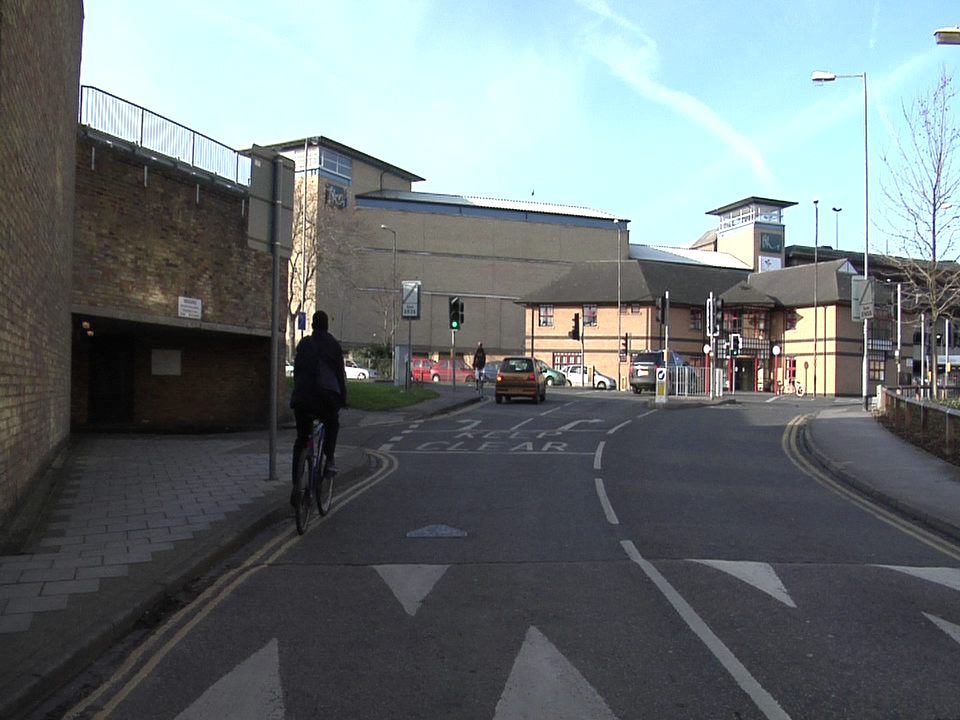
#> input picture Percepcion computacional/Actividad 2 - Equipo/Imagenes/Ejemplo_3.png, 960 x 720 px
$ jupyter execute Segmentacion.ipynb   (older library calls are emulated)
#> lines starting #> are read from the running program, lines starting #| are printed output that depends on the picture; after the words box and inside, x2 and y2 are one past the last pixel; in counts of white or black regions, pixels touching at a corner belong together
Integrantes:
Tinoco Guerrero Gerardo,
Tejada Nava Julio Alejandro,
Pino Rosas Octavio

# Introducción
La segmentación de imágenes es un pilar fundamental en el campo de la Visión por Computadora, cuyo objetivo es particionar una imagen digital en múltiples segmentos (conjuntos de píxeles), simplificando la representación de la imagen y haciéndola más fácil de analizar. Cada segmento resultante, o región, corresponde a un objeto o parte de él, facilitando tareas cruciales como el reconocimiento de objetos, la localización en robótica y la conducción autónoma.

Este notebook implementa y ejecuta los siguientes algoritmos de segmentación de imágenes.
- Watershed
- Gradient Vector Flow (GVF)
- Agregación Multiescala (k-means multi-escala)
- Graph-cuts (GrabCut)

# Librerias e Imagenes

[cell 1]
import cv2; import numpy as np; import matplotlib.pyplot as plt; from pathlib import Path
img_path     = 'Imagenes/Ejemplo_3.png'
img_l_path   = 'Imagenes/Ejemplo_3_L.png'

## Carga y preprocesamiento

[cell 2]
# Carga y preprocesado
img           = cv2.imread(str(img_path))                                                                       # Carga la imagen desde disco
#> img is the input picture: shape (720, 960, 3); mean B, G, R 118.4, 116.4, 108
img_label     = cv2.imread(str(img_l_path))                                                                     # Carga la imagen de etiquetas
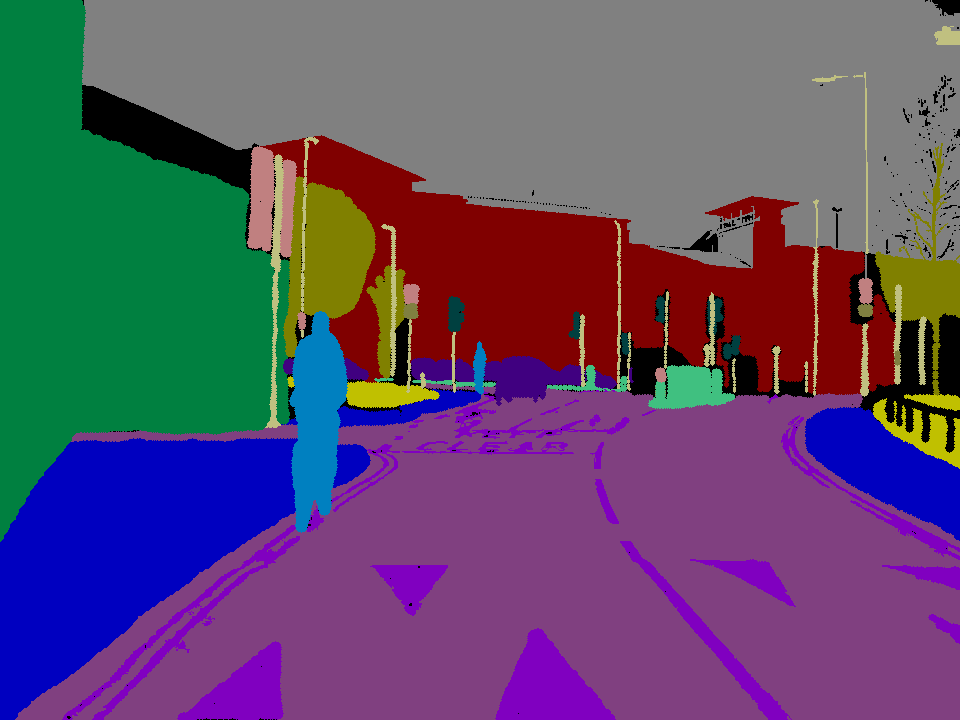
#> input picture Percepcion computacional/Actividad 2 - Equipo/Imagenes/Ejemplo_3_L.png, 960 x 720 px
#> img_label is the input picture: shape (720, 960, 3); mean B, G, R 107.2, 76.2, 94.3
gris          = cv2.cvtColor(img, cv2.COLOR_BGR2GRAY)                                                           # Convierte a escala de grises
clahe         = cv2.createCLAHE(clipLimit=2.0, tileGridSize=(8,8))                                              # Ecualización adaptativa por bloques
gris_eq       = clahe.apply(gris)                                                                               # Gris ecualizado para mejorar contraste en zonas inferiores
desenfoque    = cv2.GaussianBlur(gris_eq, (5, 5), 0)                                                            # Suavizado gaussiano sobre gris ecualizado
img_bilateral = cv2.bilateralFilter(img, d=7, sigmaColor=25, sigmaSpace=7)                                      # Suaviza preservando bordes
_, th_otsu    = cv2.threshold(desenfoque, 0, 255, cv2.THRESH_BINARY + cv2.THRESH_OTSU)                          # Umbralización automática de Otsu
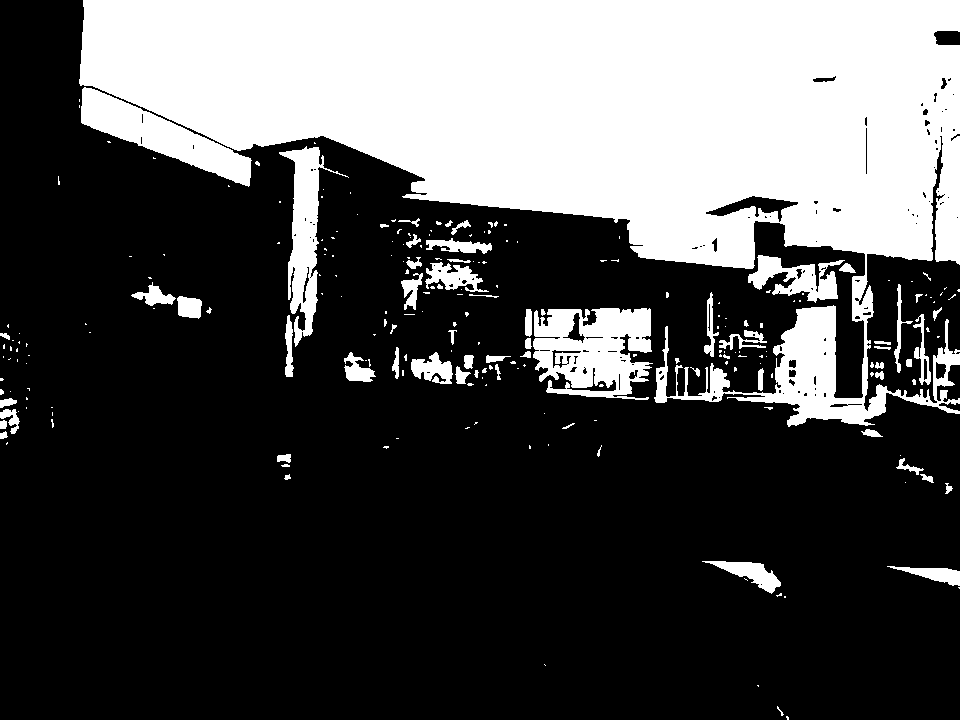
#> th_otsu: shape (720, 960); 31.1% white; 237 white regions (169 under 20 px), largest, box (x1, y1, x2, y2) and area: (79, 0, 960, 427) 182586, (533, 308, 653, 400) 7816, (81, 87, 252, 187) 5885
_, th_tri     = cv2.threshold(desenfoque, 0, 255, cv2.THRESH_BINARY + cv2.THRESH_TRIANGLE)                      # Umbralización automática por Triángulo
#> th_tri: shape (720, 960); 56% white; 408 black regions (272 under 20 px), largest, box (x1, y1, x2, y2) and area: (0, 310, 960, 720) 207927, (0, 119, 283, 597) 56375, (620, 259, 755, 367) 4917
umbral        = cv2.bitwise_or(th_otsu, th_tri)                                                                 # Combina ambos umbrales en una máscara
# Vista de preprocesado.
plt.figure(figsize=(10, 4))
plt.subplot(2, 3, 1); plt.imshow(cv2.cvtColor(img, cv2.COLOR_BGR2RGB));         plt.title(f'Imagen seleccionada');  plt.axis('off')
plt.subplot(2, 3, 2); plt.imshow(gris, cmap='gray');                            plt.title('Gris');                  plt.axis('off')
plt.subplot(2, 3, 3); plt.imshow(gris_eq, cmap='gray');                         plt.title('Gris (CLAHE)');          plt.axis('off')
plt.subplot(2, 3, 4); plt.imshow(cv2.cvtColor(img_label, cv2.COLOR_BGR2RGB));   plt.title('Imagen etiquetada');     plt.axis('off')
plt.subplot(2, 3, 5); plt.imshow(desenfoque, cmap='gray');                      plt.title('Desenfoque (Gauss)');    plt.axis('off')
plt.subplot(2, 3, 6); plt.imshow(umbral, cmap='gray');                          plt.title('Umbralización');         plt.axis('off')
plt.show()

## Watershed

[cell 3]
# Morfología: apertura + cierre suaves
kernel  = np.ones((3,3), np.uint8)                                                                              # Kernel morfológico 3x3 de tipo uint8
opening = cv2.morphologyEx(umbral, cv2.MORPH_OPEN, kernel, iterations=1)                                        # Apertura para eliminar ruido pequeño
#> opening: shape (720, 960); 55.5% white; 322 black regions (214 under 20 px), largest, box (x1, y1, x2, y2) and area: (0, 310, 960, 720) 209801, (0, 119, 294, 597) 57763, (511, 259, 814, 392) 10110
opening = cv2.morphologyEx(opening, cv2.MORPH_CLOSE, kernel, iterations=1)                                      # Cierre para rellenar huecos pequeños
#> opening: shape (720, 960); 56.1% white; 188 black regions (72 under 20 px), largest, box (x1, y1, x2, y2) and area: (0, 311, 960, 720) 206314, (0, 124, 281, 590) 56692, (621, 260, 747, 346) 4569
morph_grad = cv2.morphologyEx(umbral, cv2.MORPH_GRADIENT, kernel)                                               # Gradiente morfológico sobre la máscara
#> morph_grad: shape (720, 960); 9.5% white in thin lines or dots
# Fondo seguro y primer plano por DT (más inclusivo)
sure_bg    = cv2.dilate(opening, kernel, iterations=2)                                                          # Dilata para obtener fondo seguro (sure background)
#> sure_bg: shape (720, 960); 62.8% white; 137 black regions (68 under 20 px), largest, box (x1, y1, x2, y2) and area: (0, 313, 960, 720) 187359, (0, 313, 272, 571) 32610, (73, 126, 250, 311) 14354
dist       = cv2.distanceTransform(opening, cv2.DIST_L2, 3)                                                     # Transformada de distancia euclidiana
# Umbral adaptativo del DT por percentil para robustez en regiones débiles
dt_vals    = dist[opening > 0]
th_dt      = float(np.percentile(dt_vals, 40)) if dt_vals.size > 0 else 0.3*float(dist.max())                   # Percentil 40 como compromiso
#> th_dt = 11.91
sure_fg    = (dist >= th_dt).astype(np.uint8)*255                                                               # Primer plano seguro binario
#> sure_fg: shape (720, 960); 33.7% white; 24 white regions (9 under 20 px), largest, box (x1, y1, x2, y2) and area: (0, 0, 960, 474) 180410, (288, 157, 646, 393) 28216, (748, 317, 960, 514) 9570
# Refuerzo con máximos regionales
dt_dil       = cv2.dilate(dist, np.ones((3,3), np.uint8), iterations=1)                                         # Dilata DT para detectar máximos locales
regional_max = (dist >= dt_dil).astype(np.uint8)*255                                                            # Marca máximos regionales como 255
#> regional_max: shape (720, 960); 41.1% white; 2088 white regions (1984 under 20 px), largest, box (x1, y1, x2, y2) and area: (0, 312, 960, 720) 195601, (0, 125, 280, 589) 52496, (622, 261, 746, 345) 3903
regional_max = cv2.morphologyEx(regional_max, cv2.MORPH_OPEN, kernel, iterations=1)                             # Limpia máximos con apertura
#> regional_max: shape (720, 960); 40% white; 117 white regions (26 under 20 px), largest, box (x1, y1, x2, y2) and area: (0, 312, 960, 720) 194957, (0, 312, 273, 574) 33912, (72, 125, 251, 324) 16104
sure_fg      = cv2.bitwise_or(sure_fg, regional_max)                                                            # Refuerza primer plano con máximos
#> sure_fg: shape (720, 960); 73.7% white; 58 black regions, largest, box (x1, y1, x2, y2) and area: (0, 0, 960, 632) 147584, (62, 524, 301, 720) 6151, (619, 539, 792, 720) 4112
# Gradiente de Sobel como base para umbrales de Canny
sobel_x   = cv2.Sobel(desenfoque, cv2.CV_64F, 1, 0, ksize=3)                                                    # Calcula gradiente en x con Sobel
sobel_y   = cv2.Sobel(desenfoque, cv2.CV_64F, 0, 1, ksize=3)                                                    # Calcula gradiente en y con Sobel
grad_mag  = np.sqrt(sobel_x**2 + sobel_y**2)                                                                    # Magnitud del gradiente
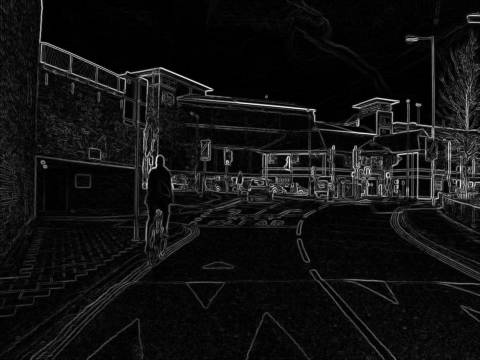
#> grad_mag: shape (720, 960) float64 (shown at 1/2 size); min 0, max 600.7, mean 41.3; drawn with min black and max white
grad_mag  = (grad_mag/(grad_mag.max() + 1e-8)*255).astype(np.uint8)                                             # Normaliza a [0,255]
# Umbrales de Canny por percentiles del gradiente
low_th              = int(np.percentile(grad_mag, 30))                                                          # Umbral bajo: 30% del gradiente
#> low_th = 4
high_th             = int(np.percentile(grad_mag, 70))                                                          # Umbral alto: 70% del gradiente
#> high_th = 14
high_th             = max(high_th, low_th + 1)                                                                  # Garantiza high > low
bordes              = cv2.Canny(desenfoque, low_th, high_th)                                                    # Bordes con Canny adaptativo
#> bordes: shape (720, 960); 25% white in thin lines or dots
unknown             = cv2.subtract(sure_bg, sure_fg)                                                            # Región desconocida = fondo seguro - primer plano
ref_mask            = cv2.bitwise_or(((morph_grad>0).astype(np.uint8)*255), bordes)                             # Refuerzo por gradiente morfológico + bordes
#> ref_mask: shape (720, 960); 30.8% white in thin lines or dots
unknown[ref_mask>0] = 255                                                                                       # Refuerza unknown en píxeles de borde y gradiente
#> unknown: shape (720, 960); 44.6% white; 4745 white regions (3842 under 20 px), largest, box (x1, y1, x2, y2) and area: (0, 0, 960, 720) 197974, (345, 530, 960, 720) 15283, (435, 593, 634, 720) 4440
# Marcadores y watershed
_, markers              = cv2.connectedComponents(sure_fg)                                                      # Etiqueta componentes conectados del primer plano
#> markers: shape (720, 960) int32; 142 distinct labels, from 0 to 141
markers                 = markers + 1                                                                           # Incrementa etiquetas para reservar 0
#> markers: shape (720, 960) int32; 142 distinct labels, from 1 to 142
markers[unknown == 255] = 0                                                                                     # Asigna 0 a regiones desconocidas
# Mapa de elevación: magnitud del gradiente (Sobel) en BGR para watershed
elev_bgr   = cv2.cvtColor(grad_mag, cv2.COLOR_GRAY2BGR)                                                         # Convierte gradiente a BGR para watershed
markers_ws = cv2.watershed(elev_bgr, markers)                                                                   # Aplica watershed con mapa de elevación
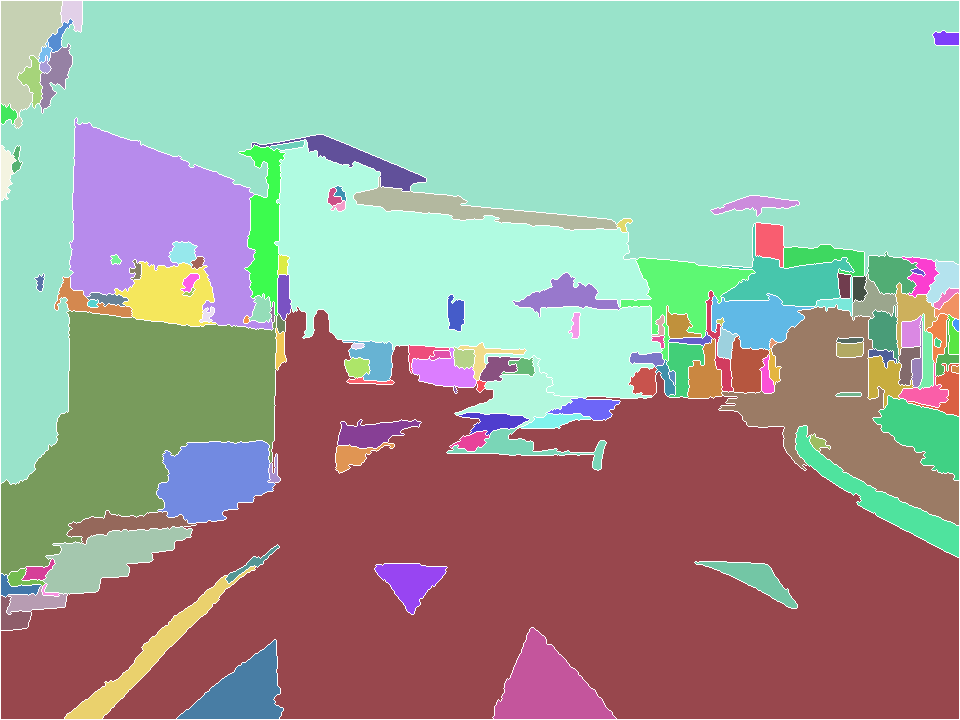
#> markers_ws: shape (720, 960) int32; 140 distinct labels, from -1 to 142; one colour per label, 0 black, -1 white
# Colorear etiquetas
h, w            = gris.shape                                                                                    # Altura y ancho de la imagen
labels          = markers_ws                                                                                    # Aliasing de etiquetas
resultado_color = np.zeros((h, w, 3), dtype=np.uint8)                                                           # Imagen de resultado en color
uniq            = np.unique(labels)                                                                             # Etiquetas únicas del resultado watershed
#> uniq = 140 values from -1 to 142
uniq            = uniq[uniq >= 2]                                                                               # Filtra etiquetas válidas (>=2)
#> uniq = 139 values from 2 to 142
colors          = np.random.RandomState(7).randint(0,255,(len(uniq)+2,3),dtype=np.uint8)                        # Paleta aleatoria para etiquetas
#> colors = 141 rows, first 8: [175, 240, 136], [19, 196, 228], [50, 58, 25], [194, 168, 199], [246, 41, 168], [81, 67, 150], [59, 112, 211], [208, 108, 250]
# Borde watershed en rojo
resultado_color[labels == -1] = (0, 0, 255)                                                                     # Marca bordes watershed en rojo
# Colorear etiquetas válidas de forma vectorizada
mask_valid                    = labels >= 2                                                                     # Máscara para etiquetas válidas
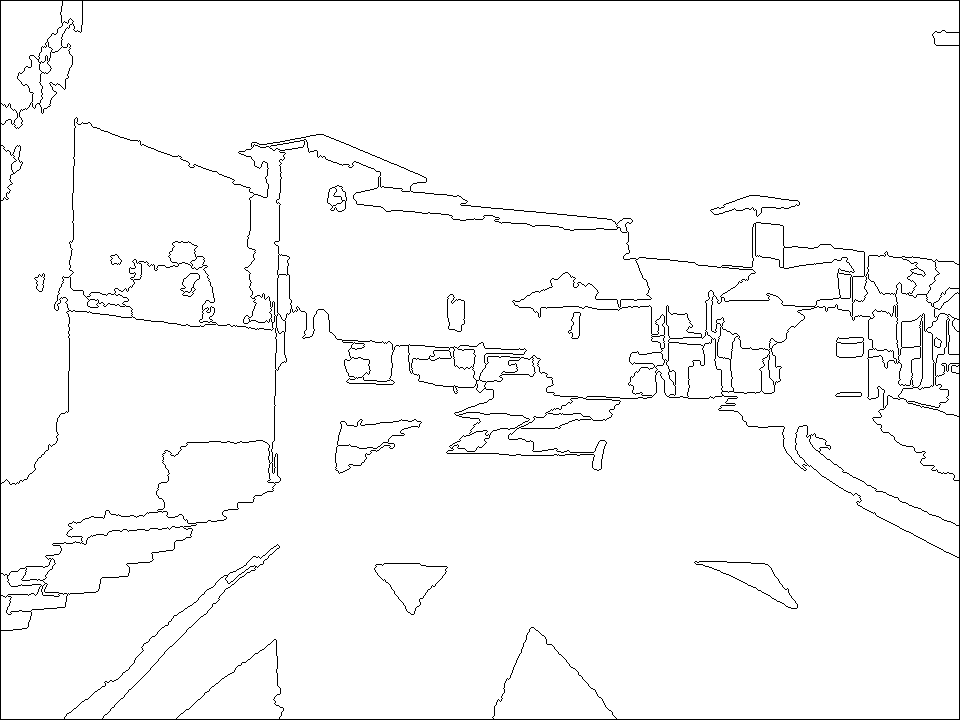
#> mask_valid: shape (720, 960) bool; 97.4% white; black in thin lines or dots
resultado_color[mask_valid]   = colors[(labels[mask_valid] % colors.shape[0])]                                  # Asigna colores basados en módulo de etiquetas
# Visualización
plt.figure(figsize=(10,5))
plt.subplot(1, 3, 1); plt.imshow(cv2.cvtColor(resultado_color, cv2.COLOR_BGR2RGB)); plt.title('Segmentación Watershed'); plt.axis('off')
plt.subplot(1, 3, 2); plt.imshow(cv2.cvtColor(img_label, cv2.COLOR_BGR2RGB));       plt.title('Etiquetas Ground Truth'); plt.axis('off')
plt.subplot(1, 3, 3); plt.imshow(cv2.cvtColor(img, cv2.COLOR_BGR2RGB));             plt.title('Imagen Original');        plt.axis('off')
plt.show()
#> (the rest of the program and of its run is left out)
